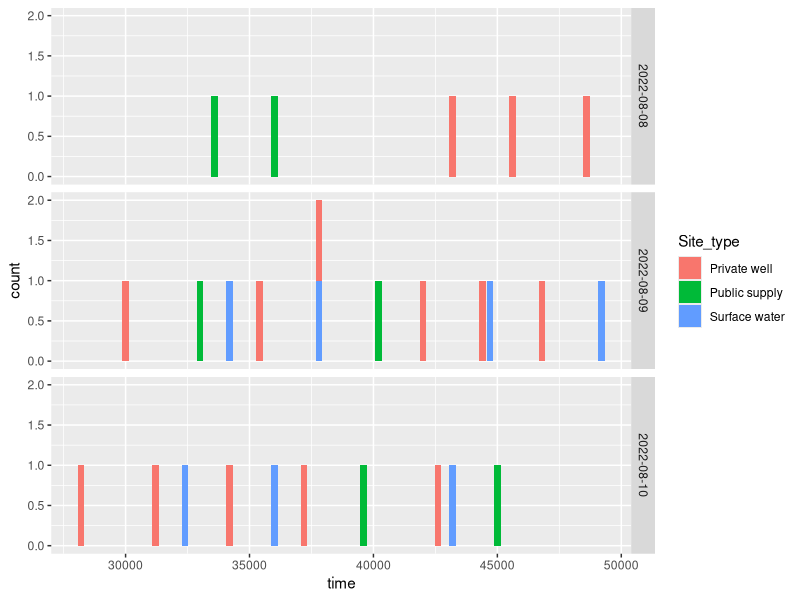
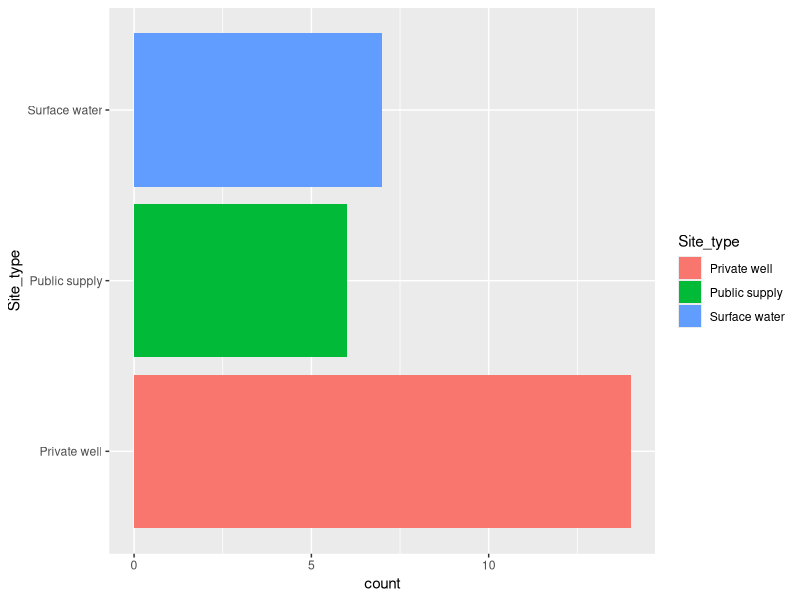

Write R code to recreate these figures, in order.
## ---- chunk 1
knitr::opts_chunk$set(echo = TRUE)
library(readr)
library(tidyverse)
library(sf)
library(lubridate)
## ---- chunk 2

table1 <- read_delim("usgs/table1_site_info.csv", 
     delim = "\t", escape_double = FALSE, 
     trim_ws = TRUE)

str(table1)

table1$date = ymd(table1$`Sample_date_(yyyymmdd)`)

format_time = paste0(substr(table1$`Sample_time_(HHMM)`, 1,2),
                     ":",
                     substr(table1$`Sample_time_(HHMM)`,3,4))

table1$time = hm(format_time)

table1$datetime = as_date(table1$date, table1$time)

ggplot(table1) + 
  geom_bar(aes(x=time, fill=Site_type)) + 
  facet_grid('date')

ggplot(table1) + 
  geom_bar(aes(x=Site_type, fill=Site_type)) +
  coord_flip()
